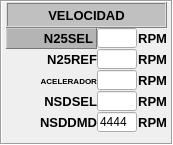
   <widget class="QFrame" name="Velocidad">
    <property name="geometry">
     <rect>
      <x>472</x>
      <y>0</y>
      <width>173</width>
      <height>145</height>
     </rect>
    </property>
    <property name="styleSheet">
     <string notr="true">background-color: none;</string>
    </property>
    <property name="frameShape">
     <enum>QFrame::Box</enum>
    </property>
    <property name="frameShadow">
     <enum>QFrame::Sunken</enum>
    </property>
    <layout class="QGridLayout" name="gridLayout_12">
     <property name="margin">
      <number>0</number>
     </property>
     <property name="spacing">
      <number>0</number>
     </property>
     <item row="1" column="0">
      <layout class="QVBoxLayout" name="verticalLayout_10">
       <property name="spacing">
        <number>0</number>
       </property>
       <item>
        <widget class="QFrame" name="frame_20">
         <property name="minimumSize">
          <size>
           <width>0</width>
           <height>26</height>
          </size>
         </property>
         <property name="maximumSize">
          <size>
           <width>16777215</width>
           <height>26</height>
          </size>
         </property>
         <property name="styleSheet">
          <string notr="true">background-color: rgb(192, 192, 192);</string>
         </property>
         <property name="frameShape">
          <enum>QFrame::Box</enum>
         </property>
         <property name="frameShadow">
          <enum>QFrame::Raised</enum>
         </property>
         <layout class="QGridLayout" name="gridLayout_11">
          <property name="margin">
           <number>0</number>
          </property>
          <property name="spacing">
           <number>0</number>
          </property>
          <item row="0" column="0">
           <widget class="QLabel" name="label_17">
            <property name="maximumSize">
             <size>
              <width>111</width>
              <height>20</height>
             </size>
            </property>
            <property name="font">
             <font>
              <pointsize>10</pointsize>
              <weight>75</weight>
              <bold>true</bold>
             </font>
            </property>
            <property name="text">
             <string>VELOCIDAD</string>
            </property>
            <property name="alignment">
             <set>Qt::AlignCenter</set>
            </property>
           </widget>
          </item>
         </layout>
        </widget>
       </item>
       <item>
        <layout class="QHBoxLayout" name="horizontalLayout_39">
         <property name="spacing">
          <number>0</number>
         </property>
         <item>
          <widget class="QLabel" name="label_18">
           <property name="minimumSize">
            <size>
             <width>50</width>
             <height>21</height>
            </size>
           </property>
           <property name="maximumSize">
            <size>
             <width>91</width>
             <height>21</height>
            </size>
           </property>
           <property name="font">
            <font>
             <pointsize>10</pointsize>
             <weight>75</weight>
             <bold>true</bold>
            </font>
           </property>
           <property name="styleSheet">
            <string notr="true">background-color: rgb(180, 180, 180);</string>
           </property>
           <property name="frameShape">
            <enum>QFrame::Panel</enum>
           </property>
           <property name="frameShadow">
            <enum>QFrame::Raised</enum>
           </property>
           <property name="text">
            <string>N25SEL</string>
           </property>
           <property name="alignment">
            <set>Qt::AlignRight|Qt::AlignTrailing|Qt::AlignVCenter</set>
           </property>
          </widget>
         </item>
         <item>
          <widget class="QLineEdit" name="leVelN25S">
           <property name="minimumSize">
            <size>
             <width>40</width>
             <height>20</height>
            </size>
           </property>
           <property name="maximumSize">
            <size>
             <width>40</width>
             <height>20</height>
            </size>
           </property>
           <property name="font">
            <font>
             <kerning>true</kerning>
            </font>
           </property>
           <property name="cursor">
            <cursorShape>IBeamCursor</cursorShape>
           </property>
           <property name="autoFillBackground">
            <bool>false</bool>
           </property>
           <property name="text">
            <string/>
           </property>
           <property name="frame">
            <bool>true</bool>
           </property>
          </widget>
         </item>
         <item>
          <widget class="QLabel" name="label_23">
           <property name="maximumSize">
            <size>
             <width>30</width>
             <height>21</height>
            </size>
           </property>
           <property name="font">
            <font>
             <pointsize>10</pointsize>
             <weight>75</weight>
             <bold>true</bold>
            </font>
           </property>
           <property name="text">
            <string>RPM</string>
           </property>
           <property name="alignment">
            <set>Qt::AlignRight|Qt::AlignTrailing|Qt::AlignVCenter</set>
           </property>
          </widget>
         </item>
        </layout>
       </item>
       <item>
        <layout class="QHBoxLayout" name="horizontalLayout_40">
         <property name="spacing">
          <number>0</number>
         </property>
         <item>
          <widget class="QLabel" name="label_19">
           <property name="minimumSize">
            <size>
             <width>50</width>
             <height>21</height>
            </size>
           </property>
           <property name="maximumSize">
            <size>
             <width>91</width>
             <height>21</height>
            </size>
           </property>
           <property name="font">
            <font>
             <pointsize>10</pointsize>
             <weight>75</weight>
             <bold>true</bold>
            </font>
           </property>
           <property name="text">
            <string>N25REF</string>
           </property>
           <property name="alignment">
            <set>Qt::AlignRight|Qt::AlignTrailing|Qt::AlignVCenter</set>
           </property>
          </widget>
         </item>
         <item>
          <widget class="QLineEdit" name="0">
           <property name="minimumSize">
            <size>
             <width>40</width>
             <height>20</height>
            </size>
           </property>
           <property name="maximumSize">
            <size>
             <width>40</width>
             <height>20</height>
            </size>
           </property>
           <property name="font">
            <font>
             <kerning>true</kerning>
            </font>
           </property>
           <property name="cursor">
            <cursorShape>IBeamCursor</cursorShape>
           </property>
           <property name="autoFillBackground">
            <bool>false</bool>
           </property>
           <property name="frame">
            <bool>true</bool>
           </property>
          </widget>
         </item>
         <item>
          <widget class="QLabel" name="label_25">
           <property name="maximumSize">
            <size>
             <width>30</width>
             <height>21</height>
            </size>
           </property>
           <property name="font">
            <font>
             <pointsize>10</pointsize>
             <weight>75</weight>
             <bold>true</bold>
            </font>
           </property>
           <property name="text">
            <string>RPM</string>
           </property>
           <property name="alignment">
            <set>Qt::AlignRight|Qt::AlignTrailing|Qt::AlignVCenter</set>
           </property>
          </widget>
         </item>
        </layout>
       </item>
       <item>
        <layout class="QHBoxLayout" name="horizontalLayout_41">
         <property name="spacing">
          <number>0</number>
         </property>
         <item>
          <widget class="QLabel" name="label_20">
           <property name="minimumSize">
            <size>
             <width>50</width>
             <height>21</height>
            </size>
           </property>
           <property name="maximumSize">
            <size>
             <width>91</width>
             <height>21</height>
            </size>
           </property>
           <property name="font">
            <font>
             <pointsize>6</pointsize>
             <weight>75</weight>
             <bold>true</bold>
            </font>
           </property>
           <property name="text">
            <string>ACELERADOR</string>
           </property>
           <property name="alignment">
            <set>Qt::AlignRight|Qt::AlignTrailing|Qt::AlignVCenter</set>
           </property>
          </widget>
         </item>
         <item>
          <widget class="QLineEdit" name="leVelAcel">
           <property name="minimumSize">
            <size>
             <width>40</width>
             <height>20</height>
            </size>
           </property>
           <property name="maximumSize">
            <size>
             <width>40</width>
             <height>20</height>
            </size>
           </property>
           <property name="font">
            <font>
             <kerning>true</kerning>
            </font>
           </property>
           <property name="cursor">
            <cursorShape>IBeamCursor</cursorShape>
           </property>
           <property name="autoFillBackground">
            <bool>false</bool>
           </property>
           <property name="frame">
            <bool>true</bool>
           </property>
          </widget>
         </item>
         <item>
          <widget class="QLabel" name="label_26">
           <property name="maximumSize">
            <size>
             <width>30</width>
             <height>21</height>
            </size>
           </property>
           <property name="font">
            <font>
             <pointsize>10</pointsize>
             <weight>75</weight>
             <bold>true</bold>
            </font>
           </property>
           <property name="text">
            <string>RPM</string>
           </property>
           <property name="alignment">
            <set>Qt::AlignRight|Qt::AlignTrailing|Qt::AlignVCenter</set>
           </property>
          </widget>
         </item>
        </layout>
       </item>
       <item>
        <layout class="QHBoxLayout" name="horizontalLayout_42">
         <property name="spacing">
          <number>0</number>
         </property>
         <item>
          <widget class="QLabel" name="label_21">
           <property name="minimumSize">
            <size>
             <width>50</width>
             <height>21</height>
            </size>
           </property>
           <property name="maximumSize">
            <size>
             <width>91</width>
             <height>21</height>
            </size>
           </property>
           <property name="font">
            <font>
             <pointsize>10</pointsize>
             <weight>75</weight>
             <bold>true</bold>
            </font>
           </property>
           <property name="text">
            <string>NSDSEL</string>
           </property>
           <property name="alignment">
            <set>Qt::AlignRight|Qt::AlignTrailing|Qt::AlignVCenter</set>
           </property>
          </widget>
         </item>
         <item>
          <widget class="QLineEdit" name="leVelNSDS">
           <property name="minimumSize">
            <size>
             <width>40</width>
             <height>20</height>
            </size>
           </property>
           <property name="maximumSize">
            <size>
             <width>40</width>
             <height>20</height>
            </size>
           </property>
           <property name="font">
            <font>
             <kerning>true</kerning>
            </font>
           </property>
           <property name="cursor">
            <cursorShape>IBeamCursor</cursorShape>
           </property>
           <property name="autoFillBackground">
            <bool>false</bool>
           </property>
           <property name="frame">
            <bool>true</bool>
           </property>
          </widget>
         </item>
         <item>
          <widget class="QLabel" name="label_27">
           <property name="maximumSize">
            <size>
             <width>30</width>
             <height>21</height>
            </size>
           </property>
           <property name="font">
            <font>
             <pointsize>10</pointsize>
             <weight>75</weight>
             <bold>true</bold>
            </font>
           </property>
           <property name="text">
            <string>RPM</string>
           </property>
           <property name="alignment">
            <set>Qt::AlignRight|Qt::AlignTrailing|Qt::AlignVCenter</set>
           </property>
          </widget>
         </item>
        </layout>
       </item>
       <item>
        <layout class="QHBoxLayout" name="horizontalLayout_43">
         <property name="spacing">
          <number>0</number>
         </property>
         <item>
          <widget class="QLabel" name="label_22">
           <property name="minimumSize">
            <size>
             <width>50</width>
             <height>21</height>
            </size>
           </property>
           <property name="maximumSize">
            <size>
             <width>91</width>
             <height>21</height>
            </size>
           </property>
           <property name="font">
            <font>
             <pointsize>10</pointsize>
             <weight>75</weight>
             <bold>true</bold>
            </font>
           </property>
           <property name="text">
            <string>NSDDMD</string>
           </property>
           <property name="alignment">
            <set>Qt::AlignRight|Qt::AlignTrailing|Qt::AlignVCenter</set>
           </property>
          </widget>
         </item>
         <item>
          <widget class="QLineEdit" name="leVelNSDD">
           <property name="minimumSize">
            <size>
             <width>40</width>
             <height>20</height>
            </size>
           </property>
           <property name="maximumSize">
            <size>
             <width>40</width>
             <height>20</height>
            </size>
           </property>
           <property name="font">
            <font>
             <kerning>true</kerning>
            </font>
           </property>
           <property name="cursor">
            <cursorShape>IBeamCursor</cursorShape>
           </property>
           <property name="autoFillBackground">
            <bool>false</bool>
           </property>
           <property name="text">
            <string>4444</string>
           </property>
           <property name="frame">
            <bool>true</bool>
           </property>
          </widget>
         </item>
         <item>
          <widget class="QLabel" name="label_24">
           <property name="maximumSize">
            <size>
             <width>30</width>
             <height>21</height>
            </size>
           </property>
           <property name="font">
            <font>
             <pointsize>10</pointsize>
             <weight>75</weight>
             <bold>true</bold>
            </font>
           </property>
           <property name="text">
            <string>RPM</string>
           </property>
           <property name="alignment">
            <set>Qt::AlignRight|Qt::AlignTrailing|Qt::AlignVCenter</set>
           </property>
          </widget>
         </item>
        </layout>
       </item>
       <item>
        <spacer name="verticalSpacer">
         <property name="orientation">
          <enum>Qt::Vertical</enum>
         </property>
         <property name="sizeHint" stdset="0">
          <size>
           <width>20</width>
           <height>40</height>
          </size>
         </property>
        </spacer>
       </item>
      </layout>
     </item>
    </layout>
   </widget>
